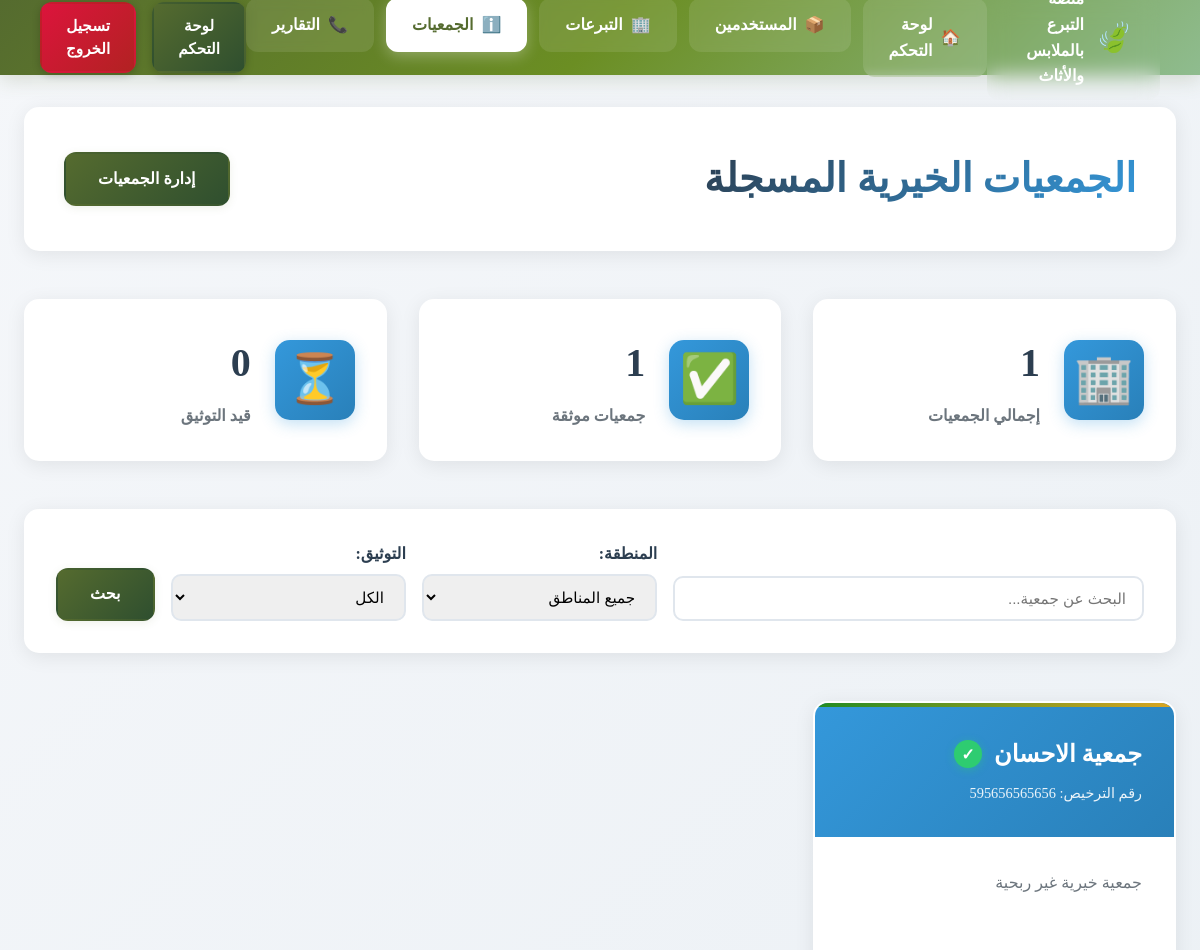
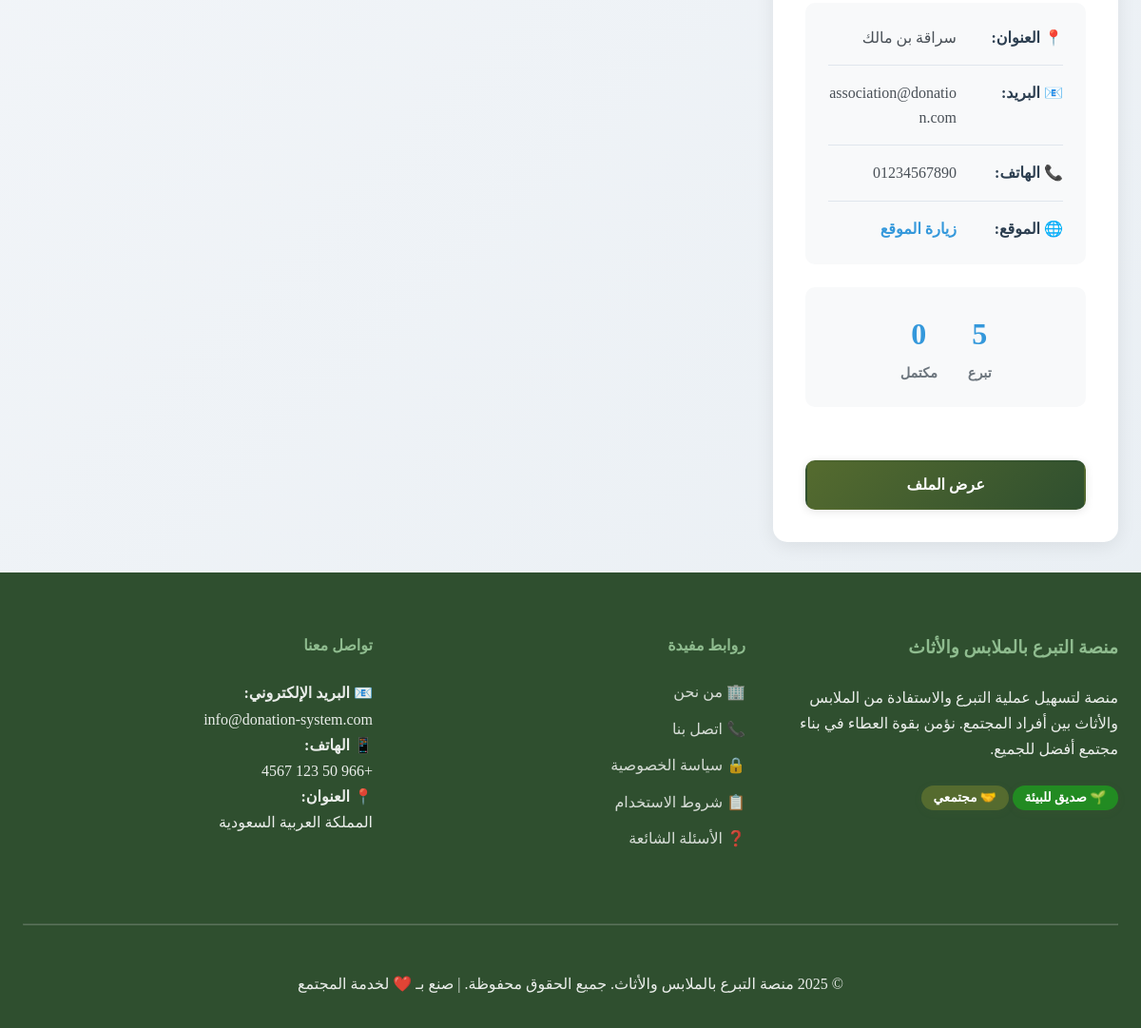
/charities.php (signed in), run on the app's committed database (2 pictures, top to bottom).
### tables this page shows
CREATE TABLE `charities` (
  `id` int NOT NULL,
  `user_id` int DEFAULT NULL,
  `charity_name` varchar(100) NOT NULL,
  `license_number` varchar(50) DEFAULT NULL,
  `description` text,
  `address` text,
  `phone` varchar(15) DEFAULT NULL,
  `email` varchar(100) DEFAULT NULL,
  `website` varchar(100) DEFAULT NULL,
  `logo` varchar(255) DEFAULT NULL,
  `verified` tinyint(1) DEFAULT '0',
  `created_at` timestamp NULL DEFAULT CURRENT_TIMESTAMP
);

CREATE TABLE `users` (
  `id` int NOT NULL,
  `username` varchar(50) NOT NULL,
  `email` varchar(100) NOT NULL,
  `password` varchar(255) NOT NULL,
  `full_name` varchar(100) NOT NULL,
  `phone` varchar(15) DEFAULT NULL,
  `address` text,
  `user_type` enum('donor','beneficiary','charity','admin') NOT NULL,
  `status` enum('active','inactive','pending') DEFAULT 'active',
  `created_at` timestamp NULL DEFAULT CURRENT_TIMESTAMP,
  `updated_at` timestamp NULL DEFAULT CURRENT_TIMESTAMP ON UPDATE CURRENT_TIMESTAMP
);

### config.php (called while the page is built, shortened)
<?php
class Database {
    private static $instance = null;
    private $connection;
    private function __construct() {
        try {
            $dsn = "mysql:host=" . DB_HOST . ";dbname=" . DB_NAME . ";charset=" . DB_CHARSET;
            $this->connection = new PDO($dsn, DB_USER, DB_PASS, [
                PDO::ATTR_ERRMODE => PDO::ERRMODE_EXCEPTION,
                PDO::ATTR_DEFAULT_FETCH_MODE => PDO::FETCH_ASSOC,
                PDO::ATTR_EMULATE_PREPARES => false
            ]);
        } catch (PDOException $e) {
            die("فشل الاتصال بقاعدة البيانات: " . $e->getMessage());
        }
    }
    public static function getInstance() {
        if (self::$instance === null) {
            self::$instance = new self();
        }
        return self::$instance;
    }
    public function prepare($sql) {
        return $this->connection->prepare($sql);
    }
}
function escape($string) {
    return htmlspecialchars($string, ENT_QUOTES, 'UTF-8');
}
?>

### charities.php (the view, shortened to what this page needs)
<?php
require_once 'config.php';
$db = Database::getInstance();
$search = isset($_GET['search']) ? trim($_GET['search']) : '';
$city = isset($_GET['city']) ? $_GET['city'] : 'all';
$verified = isset($_GET['verified']) ? $_GET['verified'] : 'all';
$sql = "SELECT c.*, u.email, u.phone, u.address,
        (SELECT COUNT(*) FROM donations WHERE charity_id = c.id) as donations_count,
        (SELECT COUNT(*) FROM donations WHERE charity_id = c.id AND status = 'completed') as completed_count
        FROM charities c
        JOIN users u ON c.user_id = u.id
        WHERE 1=1";
$params = [];
$sql .= " ORDER BY c.verified DESC, c.created_at DESC";
$stmt = $db->prepare($sql);
$stmt->execute($params);
$charities = $stmt->fetchAll();
$statsStmt = $db->prepare("
    SELECT
        COUNT(*) as total,
        COUNT(CASE WHEN verified = 1 THEN 1 END) as verified_count,
        COUNT(CASE WHEN verified = 0 THEN 1 END) as unverified_count
    FROM charities
");
$statsStmt->execute();
$stats = $statsStmt->fetch();
require_once 'includes/header.php';
?>
    <div class="main-container">
        <div class="page-header">
            <h1>الجمعيات الخيرية المسجلة</h1>
            <?php if ($userType === 'admin'): ?>
                <a href="admin-charities.php" class="btn btn-primary">إدارة الجمعيات</a>
            <?php endif; ?>
        </div>
        <div class="stats-grid">
            <div class="stat-card">
                <div class="stat-icon">🏢</div>
                <div class="stat-details">
                    <h3><?php echo $stats['total']; ?></h3>
                    <p>إجمالي الجمعيات</p>
                </div>
            </div>
            <div class="stat-card">
                <div class="stat-icon">✅</div>
                <div class="stat-details">
                    <h3><?php echo $stats['verified_count']; ?></h3>
                    <p>جمعيات موثقة</p>
                </div>
            </div>
            <div class="stat-card">
                <div class="stat-icon">⏳</div>
                <div class="stat-details">
                    <h3><?php echo $stats['unverified_count']; ?></h3>
                    <p>قيد التوثيق</p>
                </div>
            </div>
        </div>
        <div class="filters-section">
            <form method="GET" class="filters-form">
                <div class="filter-group search-group">
                    <input type="text" name="search" placeholder="البحث عن جمعية..."
                           value="<?php echo escape($search); ?>">
                </div>
                <div class="filter-group">
                    <label>المنطقة:</label>
                    <select name="city">
                        <option value="all" <?php echo $city === 'all' ? 'selected' : ''; ?>>جميع المناطق</option>
                    </select>
                </div>
                <div class="filter-group">
                    <label>التوثيق:</label>
                    <select name="verified">
                        <option value="all" <?php echo $verified === 'all' ? 'selected' : ''; ?>>الكل</option>
                    </select>
                </div>
                <button type="submit" class="btn btn-primary">بحث</button>
            </form>
        </div>
        <?php if (empty($charities)): ?>
            <div class="empty-state">
                <p>لا توجد جمعيات مطابقة للبحث</p>
            </div>
        <?php else: ?>
            <div class="charities-grid">
                <?php foreach ($charities as $charity): ?>
                <div class="charity-card">
                    <div class="charity-header">
                        <div class="charity-info">
                            <h3>
                                <?php echo escape($charity['charity_name']); ?>
                                <?php if ($charity['verified']): ?>
                                    <span class="verified-badge" title="جمعية موثقة">✓</span>
                                <?php endif; ?>
                            </h3>
                            <p class="charity-reg">
                                رقم الترخيص: <?php echo escape($charity['license_number']); ?>
                            </p>
                        </div>
                    </div>
                    <div class="charity-body">
                        <p class="charity-description">
                            <?php echo escape(substr($charity['description'], 0, 150)) . (strlen($charity['description']) > 150 ? '...' : ''); ?>
                        </p>
                        <div class="charity-details">
                            <div class="detail-item">
                                <strong>📍 العنوان:</strong>
                                <span><?php echo escape($charity['address']); ?></span>
                            </div>
                            <div class="detail-item">
                                <strong>📧 البريد:</strong>
                                <span><?php echo escape($charity['email']); ?></span>
                            </div>
                            <div class="detail-item">
                                <strong>📞 الهاتف:</strong>
                                <span><?php echo escape($charity['phone']); ?></span>
                            </div>
                            <?php if (!empty($charity['website'])): ?>
                            <div class="detail-item">
                                <strong>🌐 الموقع:</strong>
                                <a href="<?php echo escape($charity['website']); ?>" target="_blank">
                                    زيارة الموقع
                                </a>
                            </div>
                            <?php endif; ?>
                        </div>
                        <div class="charity-stats">
                            <div class="stat-item">
                                <span class="stat-value"><?php echo $charity['donations_count']; ?></span>
                                <span class="stat-label">تبرع</span>
                            </div>
                            <div class="stat-item">
                                <span class="stat-value"><?php echo $charity['completed_count']; ?></span>
                                <span class="stat-label">مكتمل</span>
                            </div>
                        </div>
                    </div>
                    <div class="charity-actions">
                        <a href="charity-profile.php?id=<?php echo $charity['id']; ?>"
                           class="btn btn-primary">
                            عرض الملف
                        </a>
                    </div>
                </div>
                <?php endforeach; ?>
            </div>
        <?php endif; ?>
    </div>
<?php require_once 'includes/footer.php'; ?>

### style.css (style rules this page uses)
:root { --primary-color: #556b2f; --secondary-color: #8fbc8f; --success-color: #228b22; --warning-color: #daa520; --danger-color: #dc143c; --info-color: #6b8e23; --light-color: #f5f5dc; --dark-color: #2f4f2f; --text-color: #2f4f2f; --border-color: #d3d3d3; --background-color: #fafaf0; --sidebar-width: 280px; --header-height: 75px; --transition: all 0.3s cubic-bezier(0.4, 0, 0.2, 1); --shadow-sm: 0 2px 8px rgba(85,107,47,0.1); --shadow-md: 0 4px 16px rgba(85,107,47,0.15); --shadow-lg: 0 8px 32px rgba(85,107,47,0.2); --radius: 12px; }
* { margin: 0; padding: 0; box-sizing: border-box; }
body { font-size: 16px; line-height: 1.6; color: var(--text-color); background-color: var(--background-color); direction: rtl; text-align: right; }
.btn { display: inline-flex; align-items: center; justify-content: center; gap: 0.5rem; padding: 0.8rem 2rem; font-size: 1rem; font-weight: 600; text-align: center; text-decoration: none; border: 2px solid transparent; border-radius: var(--radius); cursor: pointer; transition: var(--transition); line-height: 1.5; box-shadow: var(--shadow-sm); }
.btn-primary { background: linear-gradient(135deg, var(--primary-color), var(--dark-color)); color: white; }
.charity-card { height: 100%; position: relative; transition: var(--transition); }
.charity-card::before { content: ""; position: absolute; top: 0; left: 0; width: 100%; height: 4px; background: linear-gradient(90deg, var(--success-color), var(--warning-color)); }
.charity-description { min-height: 60px; color: #666; line-height: 1.6; }

### data on the page
charities: charity_name "جمعية الاحسان", license_number "595656565656", description "جمعية خيرية غير ربحية", user.address "سراقة بن مالك", user.email "association@donation.com", user.phone "01234567890", donations_count "5", completed_count "0"

### other printed values
$item['label'] "لوحة التحكم"
$item['label'] "المستخدمين"
$item['label'] "التبرعات"
$item['label'] "الجمعيات"
$item['label'] "التقارير"
$stats['total'] "1"
$stats['verified_count'] "1"
$stats['unverified_count'] "0"
SITE_NAME "منصة التبرع بالملابس والأثاث"
